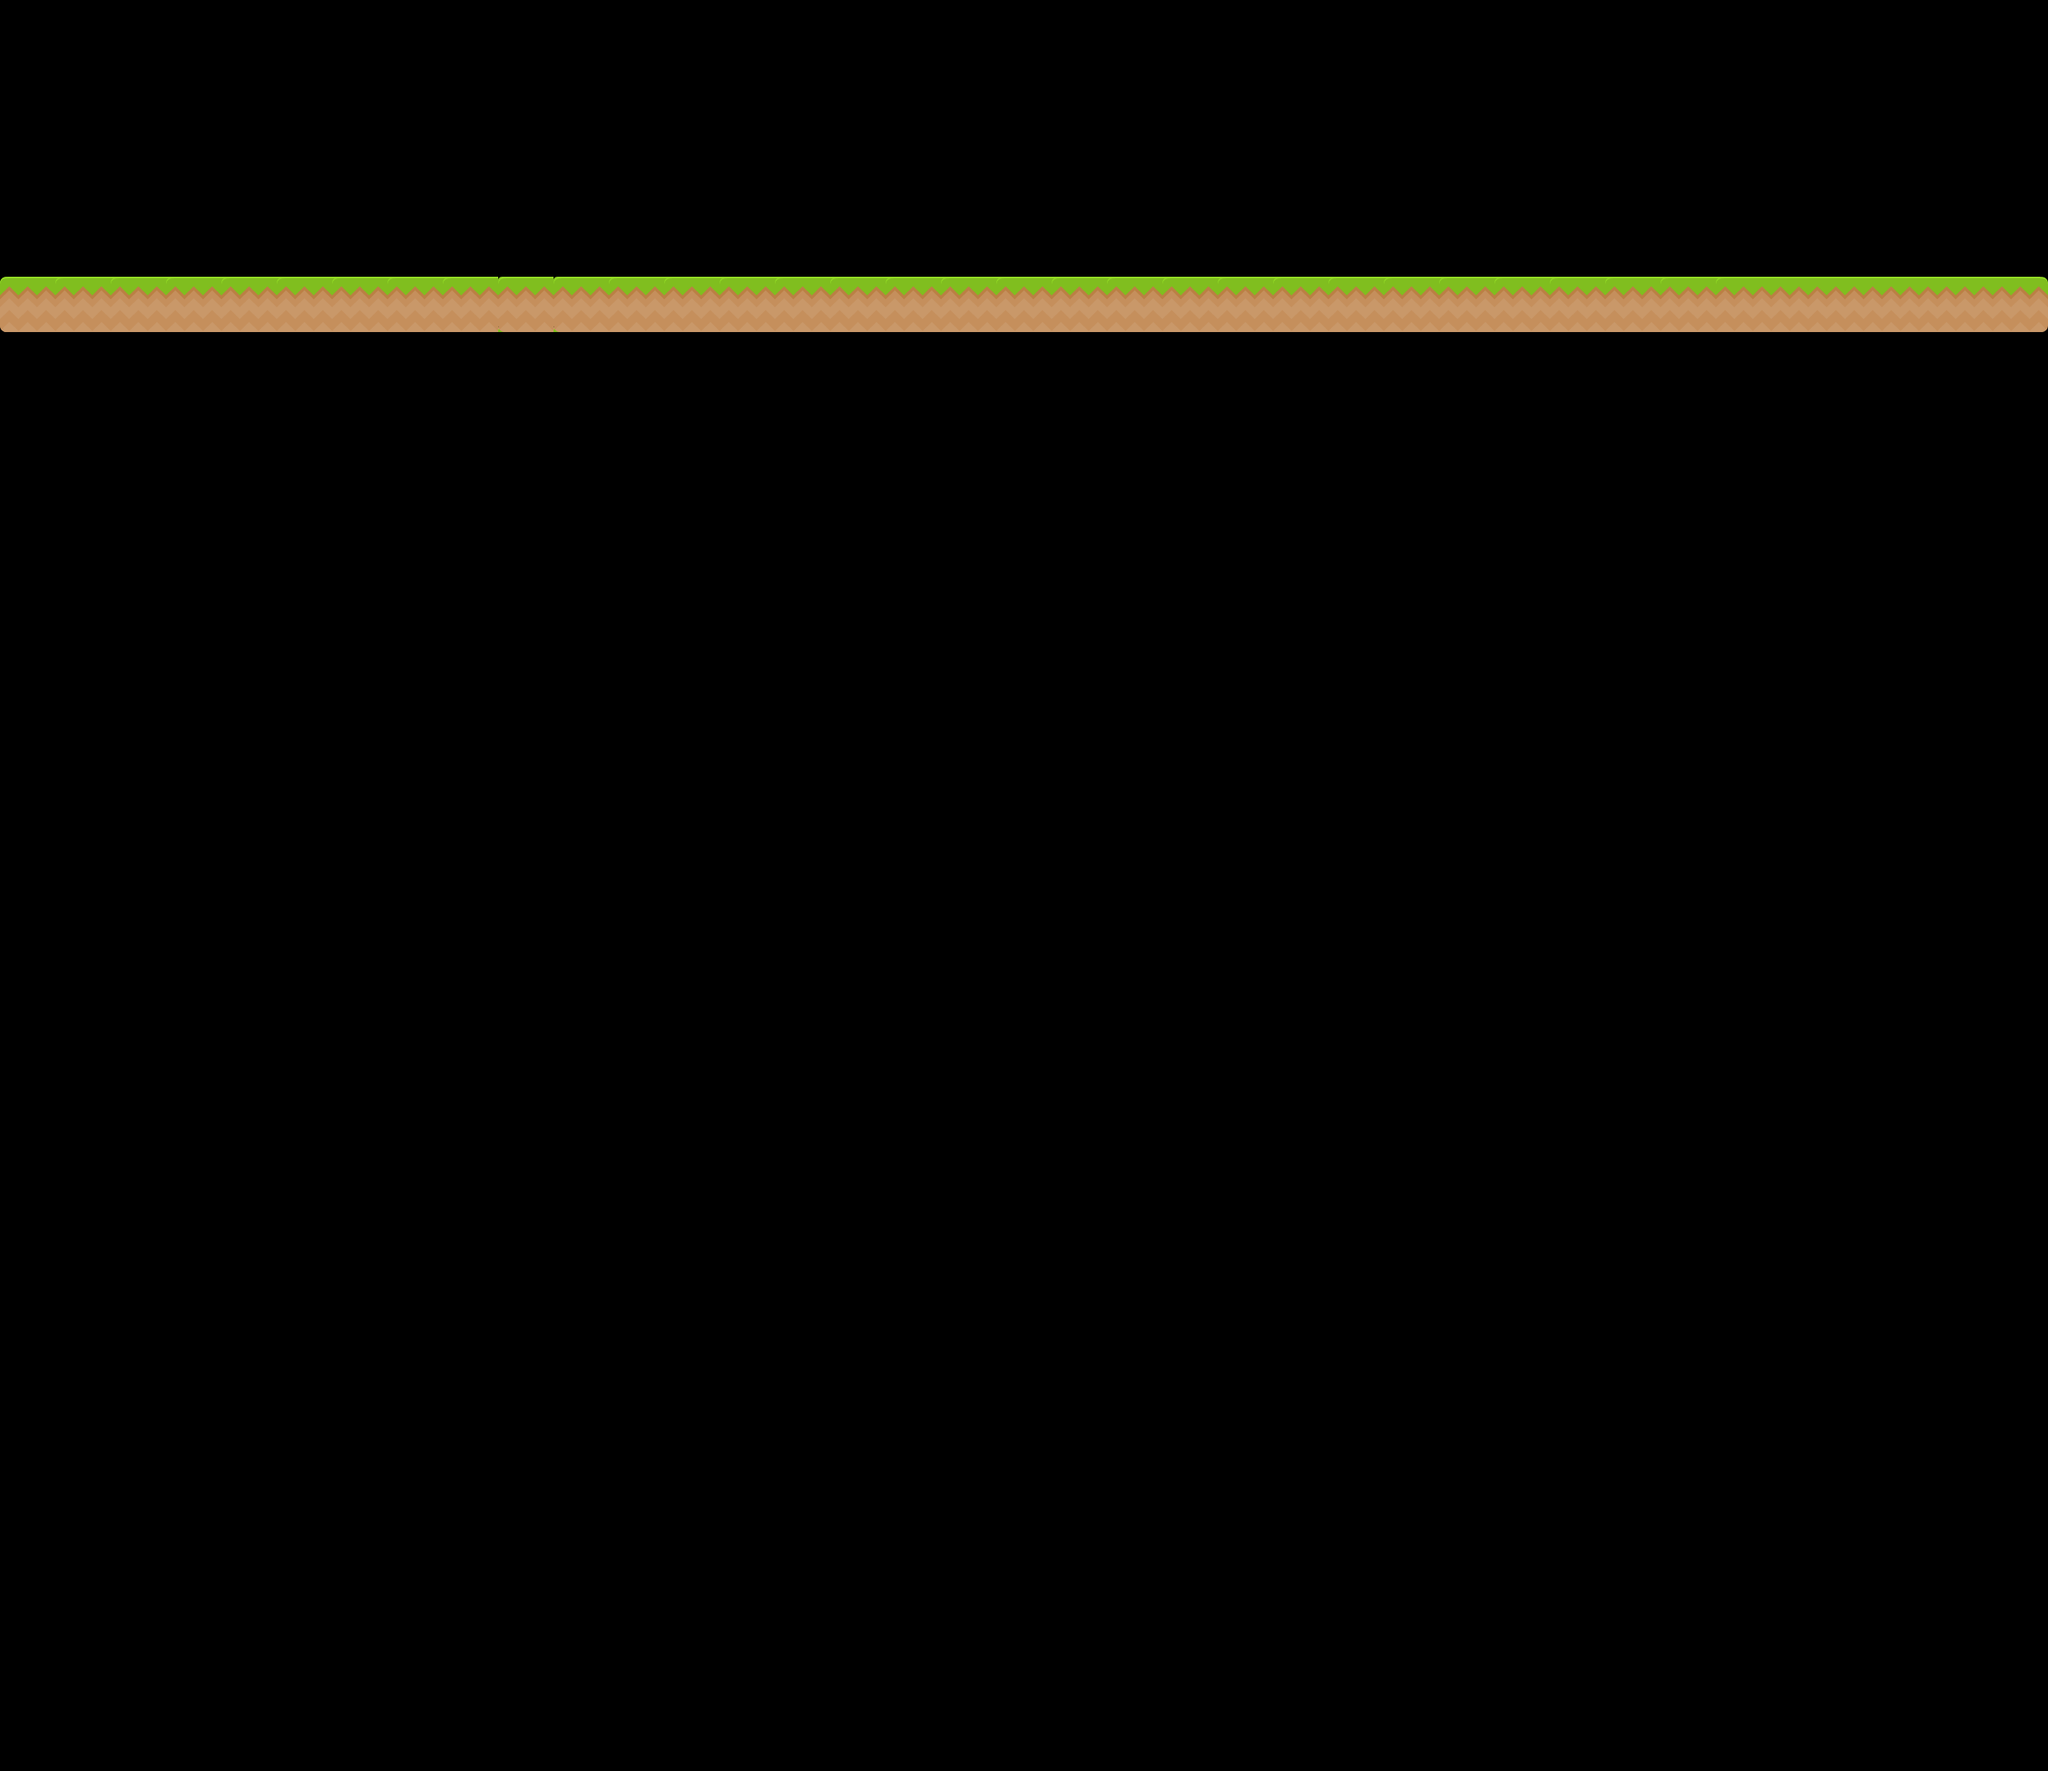

A level layout from a 2D game, rendered from its tile map. Below: a short description, then the map file with tile-grid data replaced by summaries:
An orthogonal 37x32 tile map with 70x70 px tiles, 3 tile layers (background, base, overlay), 2 tilesets.

<map version="1.0" orientation="orthogonal" renderorder="right-down" width="37" height="32" tilewidth="70" tileheight="70" backgroundcolor="#000000" nextobjectid="1">
 <tileset firstgid="1" name="tileset" tilewidth="70" tileheight="70" tilecount="3" columns="3">
  <image source="tileset.png" width="224" height="128" />
 </tileset>
 <tileset firstgid="4" name="tile" tilewidth="70" tileheight="70" tilecount="154" columns="22">
  <image source="tile.png" width="1540" height="490" />
 </tileset>
 <layer name="background" width="37" height="32">
  <data>[1184 cells, 8 non-empty, 1 distinct tile ids]</data>
 </layer>
 <layer name="base" width="37" height="32">
  <data>[1184 cells, 35 non-empty, 3 distinct tile ids]</data>
 </layer>
 <layer name="overlay" width="37" height="32">
  <data>[1184 cells, 32 non-empty, 1 distinct tile ids]</data>
 </layer>
</map>
